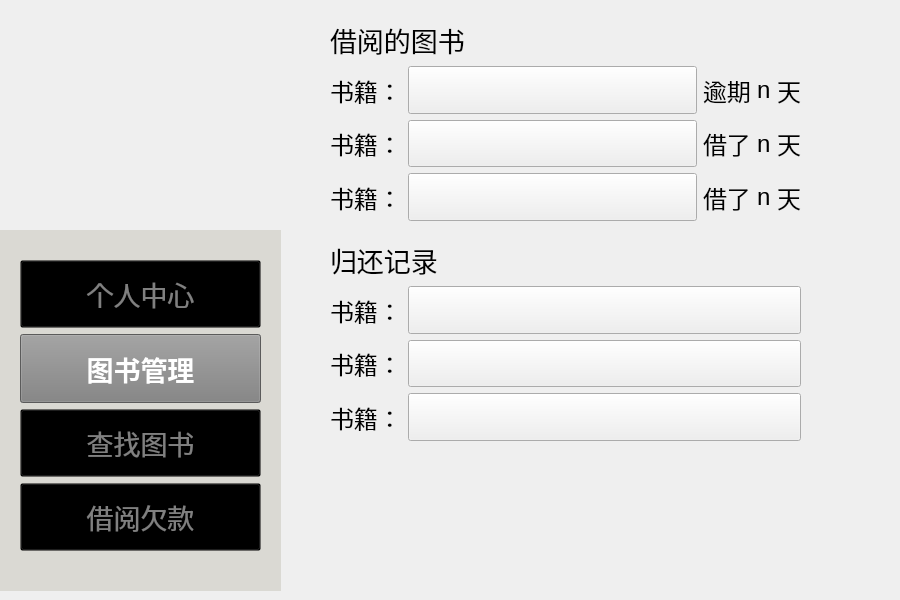
<?xml version="1.0" encoding="UTF-8"?>
<ui version="4.0">
 <class>bookmode</class>
 <widget class="QWidget" name="bookmode">
  <property name="geometry">
   <rect>
    <x>0</x>
    <y>0</y>
    <width>900</width>
    <height>600</height>
   </rect>
  </property>
  <property name="windowTitle">
   <string>Form</string>
  </property>
  <widget class="QWidget" name="verticalLayoutWidget_4">
   <property name="geometry">
    <rect>
     <x>330</x>
     <y>240</y>
     <width>471</width>
     <height>201</height>
    </rect>
   </property>
   <layout class="QVBoxLayout" name="verticalLayout_3">
    <item>
     <widget class="QLabel" name="label_7">
      <property name="font">
       <font>
        <family>华文隶书</family>
        <pointsize>20</pointsize>
       </font>
      </property>
      <property name="text">
       <string>归还记录</string>
      </property>
     </widget>
    </item>
    <item>
     <layout class="QHBoxLayout" name="horizontalLayout_14">
      <item>
       <widget class="QLabel" name="n1_4">
        <property name="sizePolicy">
         <sizepolicy hsizetype="Fixed" vsizetype="Preferred">
          <horstretch>0</horstretch>
          <verstretch>0</verstretch>
         </sizepolicy>
        </property>
        <property name="font">
         <font>
          <pointsize>18</pointsize>
         </font>
        </property>
        <property name="text">
         <string>书籍：</string>
        </property>
       </widget>
      </item>
      <item>
       <widget class="QPushButton" name="bookk_4">
        <property name="sizePolicy">
         <sizepolicy hsizetype="Preferred" vsizetype="Expanding">
          <horstretch>0</horstretch>
          <verstretch>0</verstretch>
         </sizepolicy>
        </property>
        <property name="font">
         <font>
          <pointsize>16</pointsize>
         </font>
        </property>
        <property name="styleSheet">
         <string notr="true">border: none;
    background-color: rgba(0, 0, 0, 0); /* 设置背景颜色为透明}</string>
        </property>
        <property name="text">
         <string/>
        </property>
       </widget>
      </item>
     </layout>
    </item>
    <item>
     <layout class="QHBoxLayout" name="horizontalLayout_15">
      <item>
       <widget class="QLabel" name="n1_5">
        <property name="sizePolicy">
         <sizepolicy hsizetype="Fixed" vsizetype="Preferred">
          <horstretch>0</horstretch>
          <verstretch>0</verstretch>
         </sizepolicy>
        </property>
        <property name="font">
         <font>
          <pointsize>18</pointsize>
         </font>
        </property>
        <property name="text">
         <string>书籍：</string>
        </property>
       </widget>
      </item>
      <item>
       <widget class="QPushButton" name="bookk_5">
        <property name="sizePolicy">
         <sizepolicy hsizetype="Preferred" vsizetype="Expanding">
          <horstretch>0</horstretch>
          <verstretch>0</verstretch>
         </sizepolicy>
        </property>
        <property name="font">
         <font>
          <pointsize>16</pointsize>
         </font>
        </property>
        <property name="styleSheet">
         <string notr="true">border: none;
    background-color: rgba(0, 0, 0, 0); /* 设置背景颜色为透明}</string>
        </property>
        <property name="text">
         <string/>
        </property>
       </widget>
      </item>
     </layout>
    </item>
    <item>
     <layout class="QHBoxLayout" name="horizontalLayout_16">
      <item>
       <widget class="QLabel" name="n1_6">
        <property name="sizePolicy">
         <sizepolicy hsizetype="Fixed" vsizetype="Preferred">
          <horstretch>0</horstretch>
          <verstretch>0</verstretch>
         </sizepolicy>
        </property>
        <property name="font">
         <font>
          <pointsize>18</pointsize>
         </font>
        </property>
        <property name="text">
         <string>书籍：</string>
        </property>
       </widget>
      </item>
      <item>
       <widget class="QPushButton" name="bookk_6">
        <property name="sizePolicy">
         <sizepolicy hsizetype="Preferred" vsizetype="Expanding">
          <horstretch>0</horstretch>
          <verstretch>0</verstretch>
         </sizepolicy>
        </property>
        <property name="font">
         <font>
          <pointsize>16</pointsize>
         </font>
        </property>
        <property name="styleSheet">
         <string notr="true">border: none;
    background-color: rgba(0, 0, 0, 0); /* 设置背景颜色为透明}</string>
        </property>
        <property name="text">
         <string/>
        </property>
       </widget>
      </item>
     </layout>
    </item>
   </layout>
  </widget>
  <widget class="QWidget" name="verticalLayoutWidget_3">
   <property name="geometry">
    <rect>
     <x>330</x>
     <y>20</y>
     <width>471</width>
     <height>201</height>
    </rect>
   </property>
   <layout class="QVBoxLayout" name="verticalLayout">
    <item>
     <widget class="QLabel" name="label_5">
      <property name="font">
       <font>
        <family>华文隶书</family>
        <pointsize>20</pointsize>
       </font>
      </property>
      <property name="text">
       <string>借阅的图书</string>
      </property>
     </widget>
    </item>
    <item>
     <layout class="QHBoxLayout" name="horizontalLayout_11">
      <item>
       <widget class="QLabel" name="n1">
        <property name="sizePolicy">
         <sizepolicy hsizetype="Fixed" vsizetype="Preferred">
          <horstretch>0</horstretch>
          <verstretch>0</verstretch>
         </sizepolicy>
        </property>
        <property name="font">
         <font>
          <pointsize>18</pointsize>
         </font>
        </property>
        <property name="text">
         <string>书籍：</string>
        </property>
       </widget>
      </item>
      <item>
       <widget class="QPushButton" name="bookk">
        <property name="sizePolicy">
         <sizepolicy hsizetype="Preferred" vsizetype="Expanding">
          <horstretch>0</horstretch>
          <verstretch>0</verstretch>
         </sizepolicy>
        </property>
        <property name="font">
         <font>
          <pointsize>16</pointsize>
         </font>
        </property>
        <property name="styleSheet">
         <string notr="true">border: none;
    background-color: rgba(0, 0, 0, 0); /* 设置背景颜色为透明}</string>
        </property>
        <property name="text">
         <string/>
        </property>
       </widget>
      </item>
      <item>
       <widget class="QLabel" name="n11">
        <property name="sizePolicy">
         <sizepolicy hsizetype="Fixed" vsizetype="Preferred">
          <horstretch>0</horstretch>
          <verstretch>0</verstretch>
         </sizepolicy>
        </property>
        <property name="font">
         <font>
          <pointsize>18</pointsize>
         </font>
        </property>
        <property name="text">
         <string>逾期</string>
        </property>
       </widget>
      </item>
      <item>
       <widget class="QLabel" name="author1">
        <property name="sizePolicy">
         <sizepolicy hsizetype="Fixed" vsizetype="Preferred">
          <horstretch>0</horstretch>
          <verstretch>0</verstretch>
         </sizepolicy>
        </property>
        <property name="font">
         <font>
          <pointsize>18</pointsize>
         </font>
        </property>
        <property name="text">
         <string>n</string>
        </property>
       </widget>
      </item>
      <item>
       <widget class="QLabel" name="n11_4">
        <property name="sizePolicy">
         <sizepolicy hsizetype="Fixed" vsizetype="Preferred">
          <horstretch>0</horstretch>
          <verstretch>0</verstretch>
         </sizepolicy>
        </property>
        <property name="font">
         <font>
          <pointsize>18</pointsize>
         </font>
        </property>
        <property name="text">
         <string>天</string>
        </property>
       </widget>
      </item>
     </layout>
    </item>
    <item>
     <layout class="QHBoxLayout" name="horizontalLayout_13">
      <item>
       <widget class="QLabel" name="n1_3">
        <property name="sizePolicy">
         <sizepolicy hsizetype="Fixed" vsizetype="Preferred">
          <horstretch>0</horstretch>
          <verstretch>0</verstretch>
         </sizepolicy>
        </property>
        <property name="font">
         <font>
          <pointsize>18</pointsize>
         </font>
        </property>
        <property name="text">
         <string>书籍：</string>
        </property>
       </widget>
      </item>
      <item>
       <widget class="QPushButton" name="bookk_3">
        <property name="sizePolicy">
         <sizepolicy hsizetype="Preferred" vsizetype="Expanding">
          <horstretch>0</horstretch>
          <verstretch>0</verstretch>
         </sizepolicy>
        </property>
        <property name="font">
         <font>
          <pointsize>16</pointsize>
         </font>
        </property>
        <property name="styleSheet">
         <string notr="true">border: none;
    background-color: rgba(0, 0, 0, 0); /* 设置背景颜色为透明}</string>
        </property>
        <property name="text">
         <string/>
        </property>
       </widget>
      </item>
      <item>
       <widget class="QLabel" name="n11_3">
        <property name="sizePolicy">
         <sizepolicy hsizetype="Fixed" vsizetype="Preferred">
          <horstretch>0</horstretch>
          <verstretch>0</verstretch>
         </sizepolicy>
        </property>
        <property name="font">
         <font>
          <pointsize>18</pointsize>
         </font>
        </property>
        <property name="text">
         <string>借了</string>
        </property>
       </widget>
      </item>
      <item>
       <widget class="QLabel" name="author1_3">
        <property name="sizePolicy">
         <sizepolicy hsizetype="Fixed" vsizetype="Preferred">
          <horstretch>0</horstretch>
          <verstretch>0</verstretch>
         </sizepolicy>
        </property>
        <property name="font">
         <font>
          <pointsize>18</pointsize>
         </font>
        </property>
        <property name="text">
         <string>n</string>
        </property>
       </widget>
      </item>
      <item>
       <widget class="QLabel" name="n11_5">
        <property name="sizePolicy">
         <sizepolicy hsizetype="Fixed" vsizetype="Preferred">
          <horstretch>0</horstretch>
          <verstretch>0</verstretch>
         </sizepolicy>
        </property>
        <property name="font">
         <font>
          <pointsize>18</pointsize>
         </font>
        </property>
        <property name="text">
         <string>天</string>
        </property>
       </widget>
      </item>
     </layout>
    </item>
    <item>
     <layout class="QHBoxLayout" name="horizontalLayout_12">
      <item>
       <widget class="QLabel" name="n1_2">
        <property name="sizePolicy">
         <sizepolicy hsizetype="Fixed" vsizetype="Preferred">
          <horstretch>0</horstretch>
          <verstretch>0</verstretch>
         </sizepolicy>
        </property>
        <property name="font">
         <font>
          <pointsize>18</pointsize>
         </font>
        </property>
        <property name="text">
         <string>书籍：</string>
        </property>
       </widget>
      </item>
      <item>
       <widget class="QPushButton" name="bookk_2">
        <property name="sizePolicy">
         <sizepolicy hsizetype="Preferred" vsizetype="Expanding">
          <horstretch>0</horstretch>
          <verstretch>0</verstretch>
         </sizepolicy>
        </property>
        <property name="font">
         <font>
          <pointsize>16</pointsize>
         </font>
        </property>
        <property name="styleSheet">
         <string notr="true">border: none;
    background-color: rgba(0, 0, 0, 0); /* 设置背景颜色为透明}</string>
        </property>
        <property name="text">
         <string/>
        </property>
       </widget>
      </item>
      <item>
       <widget class="QLabel" name="n11_2">
        <property name="sizePolicy">
         <sizepolicy hsizetype="Fixed" vsizetype="Preferred">
          <horstretch>0</horstretch>
          <verstretch>0</verstretch>
         </sizepolicy>
        </property>
        <property name="font">
         <font>
          <pointsize>18</pointsize>
         </font>
        </property>
        <property name="text">
         <string>借了</string>
        </property>
       </widget>
      </item>
      <item>
       <widget class="QLabel" name="author1_2">
        <property name="sizePolicy">
         <sizepolicy hsizetype="Fixed" vsizetype="Preferred">
          <horstretch>0</horstretch>
          <verstretch>0</verstretch>
         </sizepolicy>
        </property>
        <property name="font">
         <font>
          <pointsize>18</pointsize>
         </font>
        </property>
        <property name="text">
         <string>n</string>
        </property>
       </widget>
      </item>
      <item>
       <widget class="QLabel" name="n11_6">
        <property name="sizePolicy">
         <sizepolicy hsizetype="Fixed" vsizetype="Preferred">
          <horstretch>0</horstretch>
          <verstretch>0</verstretch>
         </sizepolicy>
        </property>
        <property name="font">
         <font>
          <pointsize>18</pointsize>
         </font>
        </property>
        <property name="text">
         <string>天</string>
        </property>
       </widget>
      </item>
     </layout>
    </item>
   </layout>
  </widget>
  <widget class="QWidget" name="verticalLayoutWidget">
   <property name="geometry">
    <rect>
     <x>0</x>
     <y>230</y>
     <width>281</width>
     <height>361</height>
    </rect>
   </property>
   <layout class="QVBoxLayout" name="mode">
    <item>
     <widget class="QFrame" name="frame">
      <property name="enabled">
       <bool>true</bool>
      </property>
      <property name="acceptDrops">
       <bool>false</bool>
      </property>
      <property name="autoFillBackground">
       <bool>false</bool>
      </property>
      <property name="styleSheet">
       <string notr="true">QFrame {
    background-color: rgb(218,217,211); 
}
</string>
      </property>
      <property name="frameShape">
       <enum>QFrame::Shape::NoFrame</enum>
      </property>
      <property name="frameShadow">
       <enum>QFrame::Shadow::Plain</enum>
      </property>
      <widget class="QWidget" name="verticalLayoutWidget_2">
       <property name="geometry">
        <rect>
         <x>20</x>
         <y>30</y>
         <width>241</width>
         <height>291</height>
        </rect>
       </property>
       <layout class="QVBoxLayout" name="verticalLayout_2">
        <item>
         <widget class="QPushButton" name="PersonalMode_Button">
          <property name="enabled">
           <bool>true</bool>
          </property>
          <property name="sizePolicy">
           <sizepolicy hsizetype="Expanding" vsizetype="Expanding">
            <horstretch>0</horstretch>
            <verstretch>0</verstretch>
           </sizepolicy>
          </property>
          <property name="font">
           <font>
            <pointsize>20</pointsize>
            <bold>false</bold>
           </font>
          </property>
          <property name="focusPolicy">
           <enum>Qt::FocusPolicy::ClickFocus</enum>
          </property>
          <property name="layoutDirection">
           <enum>Qt::LayoutDirection::LeftToRight</enum>
          </property>
          <property name="autoFillBackground">
           <bool>false</bool>
          </property>
          <property name="styleSheet">
           <string notr="true">QPushButton {
    background-color: transparent;
    color: grey;
}
</string>
          </property>
          <property name="text">
           <string>个人中心</string>
          </property>
         </widget>
        </item>
        <item>
         <widget class="QPushButton" name="BookMode_Button">
          <property name="enabled">
           <bool>true</bool>
          </property>
          <property name="sizePolicy">
           <sizepolicy hsizetype="Expanding" vsizetype="Expanding">
            <horstretch>0</horstretch>
            <verstretch>0</verstretch>
           </sizepolicy>
          </property>
          <property name="palette">
           <palette>
            <active>
             <colorrole role="WindowText">
              <brush brushstyle="SolidPattern">
               <color alpha="255">
                <red>128</red>
                <green>128</green>
                <blue>128</blue>
               </color>
              </brush>
             </colorrole>
             <colorrole role="Button">
              <brush brushstyle="SolidPattern">
               <color alpha="255">
                <red>128</red>
                <green>128</green>
                <blue>128</blue>
               </color>
              </brush>
             </colorrole>
             <colorrole role="Text">
              <brush brushstyle="SolidPattern">
               <color alpha="255">
                <red>128</red>
                <green>128</green>
                <blue>128</blue>
               </color>
              </brush>
             </colorrole>
             <colorrole role="ButtonText">
              <brush brushstyle="SolidPattern">
               <color alpha="255">
                <red>128</red>
                <green>128</green>
                <blue>128</blue>
               </color>
              </brush>
             </colorrole>
             <colorrole role="Base">
              <brush brushstyle="SolidPattern">
               <color alpha="255">
                <red>128</red>
                <green>128</green>
                <blue>128</blue>
               </color>
              </brush>
             </colorrole>
             <colorrole role="Window">
              <brush brushstyle="SolidPattern">
               <color alpha="255">
                <red>128</red>
                <green>128</green>
                <blue>128</blue>
               </color>
              </brush>
             </colorrole>
             <colorrole role="PlaceholderText">
              <brush brushstyle="SolidPattern">
               <color alpha="128">
                <red>128</red>
                <green>128</green>
                <blue>128</blue>
               </color>
              </brush>
             </colorrole>
            </active>
            <inactive>
             <colorrole role="WindowText">
              <brush brushstyle="SolidPattern">
               <color alpha="255">
                <red>128</red>
                <green>128</green>
                <blue>128</blue>
               </color>
              </brush>
             </colorrole>
             <colorrole role="Button">
              <brush brushstyle="SolidPattern">
               <color alpha="255">
                <red>128</red>
                <green>128</green>
                <blue>128</blue>
               </color>
              </brush>
             </colorrole>
             <colorrole role="Text">
              <brush brushstyle="SolidPattern">
               <color alpha="255">
                <red>128</red>
                <green>128</green>
                <blue>128</blue>
               </color>
              </brush>
             </colorrole>
             <colorrole role="ButtonText">
              <brush brushstyle="SolidPattern">
               <color alpha="255">
                <red>128</red>
                <green>128</green>
                <blue>128</blue>
               </color>
              </brush>
             </colorrole>
             <colorrole role="Base">
              <brush brushstyle="SolidPattern">
               <color alpha="255">
                <red>128</red>
                <green>128</green>
                <blue>128</blue>
               </color>
              </brush>
             </colorrole>
             <colorrole role="Window">
              <brush brushstyle="SolidPattern">
               <color alpha="255">
                <red>128</red>
                <green>128</green>
                <blue>128</blue>
               </color>
              </brush>
             </colorrole>
             <colorrole role="PlaceholderText">
              <brush brushstyle="SolidPattern">
               <color alpha="128">
                <red>128</red>
                <green>128</green>
                <blue>128</blue>
               </color>
              </brush>
             </colorrole>
            </inactive>
            <disabled>
             <colorrole role="WindowText">
              <brush brushstyle="SolidPattern">
               <color alpha="255">
                <red>128</red>
                <green>128</green>
                <blue>128</blue>
               </color>
              </brush>
             </colorrole>
             <colorrole role="Button">
              <brush brushstyle="SolidPattern">
               <color alpha="255">
                <red>128</red>
                <green>128</green>
                <blue>128</blue>
               </color>
              </brush>
             </colorrole>
             <colorrole role="Text">
              <brush brushstyle="SolidPattern">
               <color alpha="255">
                <red>128</red>
                <green>128</green>
                <blue>128</blue>
               </color>
              </brush>
             </colorrole>
             <colorrole role="ButtonText">
              <brush brushstyle="SolidPattern">
               <color alpha="255">
                <red>128</red>
                <green>128</green>
                <blue>128</blue>
               </color>
              </brush>
             </colorrole>
             <colorrole role="Base">
              <brush brushstyle="SolidPattern">
               <color alpha="255">
                <red>128</red>
                <green>128</green>
                <blue>128</blue>
               </color>
              </brush>
             </colorrole>
             <colorrole role="Window">
              <brush brushstyle="SolidPattern">
               <color alpha="255">
                <red>128</red>
                <green>128</green>
                <blue>128</blue>
               </color>
              </brush>
             </colorrole>
             <colorrole role="PlaceholderText">
              <brush brushstyle="SolidPattern">
               <color alpha="128">
                <red>128</red>
                <green>128</green>
                <blue>128</blue>
               </color>
              </brush>
             </colorrole>
            </disabled>
           </palette>
          </property>
          <property name="font">
           <font>
            <pointsize>20</pointsize>
            <bold>true</bold>
           </font>
          </property>
          <property name="mouseTracking">
           <bool>false</bool>
          </property>
          <property name="acceptDrops">
           <bool>false</bool>
          </property>
          <property name="layoutDirection">
           <enum>Qt::LayoutDirection::LeftToRight</enum>
          </property>
          <property name="autoFillBackground">
           <bool>false</bool>
          </property>
          <property name="styleSheet">
           <string notr="true">QPushButton {
    background-color: gray;
    color: white;
}</string>
          </property>
          <property name="text">
           <string>图书管理</string>
          </property>
         </widget>
        </item>
        <item>
         <widget class="QPushButton" name="FindBookMode_Button">
          <property name="sizePolicy">
           <sizepolicy hsizetype="Expanding" vsizetype="Expanding">
            <horstretch>0</horstretch>
            <verstretch>0</verstretch>
           </sizepolicy>
          </property>
          <property name="font">
           <font>
            <pointsize>20</pointsize>
            <bold>false</bold>
           </font>
          </property>
          <property name="layoutDirection">
           <enum>Qt::LayoutDirection::LeftToRight</enum>
          </property>
          <property name="autoFillBackground">
           <bool>false</bool>
          </property>
          <property name="styleSheet">
           <string notr="true">QPushButton {
    background-color: transparent;
    color: grey;
}
</string>
          </property>
          <property name="text">
           <string>查找图书</string>
          </property>
         </widget>
        </item>
        <item>
         <widget class="QPushButton" name="PayMode_Button">
          <property name="sizePolicy">
           <sizepolicy hsizetype="Expanding" vsizetype="Expanding">
            <horstretch>0</horstretch>
            <verstretch>0</verstretch>
           </sizepolicy>
          </property>
          <property name="font">
           <font>
            <pointsize>20</pointsize>
           </font>
          </property>
          <property name="layoutDirection">
           <enum>Qt::LayoutDirection::LeftToRight</enum>
          </property>
          <property name="autoFillBackground">
           <bool>false</bool>
          </property>
          <property name="styleSheet">
           <string notr="true">QPushButton {
    background-color: transparent;
    color: grey;
}
</string>
          </property>
          <property name="text">
           <string>借阅欠款</string>
          </property>
         </widget>
        </item>
       </layout>
       <zorder>BookMode_Button</zorder>
       <zorder>FindBookMode_Button</zorder>
       <zorder>PayMode_Button</zorder>
       <zorder>PersonalMode_Button</zorder>
      </widget>
     </widget>
    </item>
   </layout>
  </widget>
  <widget class="QLabel" name="cat_1">
   <property name="geometry">
    <rect>
     <x>720</x>
     <y>370</y>
     <width>171</width>
     <height>221</height>
    </rect>
   </property>
   <property name="sizePolicy">
    <sizepolicy hsizetype="Expanding" vsizetype="Expanding">
     <horstretch>0</horstretch>
     <verstretch>0</verstretch>
    </sizepolicy>
   </property>
   <property name="maximumSize">
    <size>
     <width>300</width>
     <height>300</height>
    </size>
   </property>
   <property name="text">
    <string/>
   </property>
   <property name="pixmap">
    <pixmap resource="Logo.qrc">:/image/Cat(1).png</pixmap>
   </property>
   <property name="scaledContents">
    <bool>true</bool>
   </property>
  </widget>
  <widget class="QLabel" name="logo">
   <property name="enabled">
    <bool>true</bool>
   </property>
   <property name="geometry">
    <rect>
     <x>0</x>
     <y>0</y>
     <width>281</width>
     <height>271</height>
    </rect>
   </property>
   <property name="styleSheet">
    <string notr="true">QLabel {
    background-color: transparent;
}
</string>
   </property>
   <property name="frameShape">
    <enum>QFrame::Shape::NoFrame</enum>
   </property>
   <property name="frameShadow">
    <enum>QFrame::Shadow::Plain</enum>
   </property>
   <property name="text">
    <string/>
   </property>
   <property name="pixmap">
    <pixmap resource="Logo.qrc">:/image/Logo.png</pixmap>
   </property>
   <property name="scaledContents">
    <bool>true</bool>
   </property>
   <property name="wordWrap">
    <bool>false</bool>
   </property>
   <property name="openExternalLinks">
    <bool>false</bool>
   </property>
   <property name="textInteractionFlags">
    <set>Qt::TextInteractionFlag::LinksAccessibleByMouse</set>
   </property>
  </widget>
  <zorder>cat_1</zorder>
  <zorder>logo</zorder>
  <zorder>verticalLayoutWidget_4</zorder>
  <zorder>verticalLayoutWidget_3</zorder>
  <zorder>verticalLayoutWidget</zorder>
 </widget>
 <resources>
  <include location="Logo.qrc"/>
 </resources>
 <connections/>
</ui>
